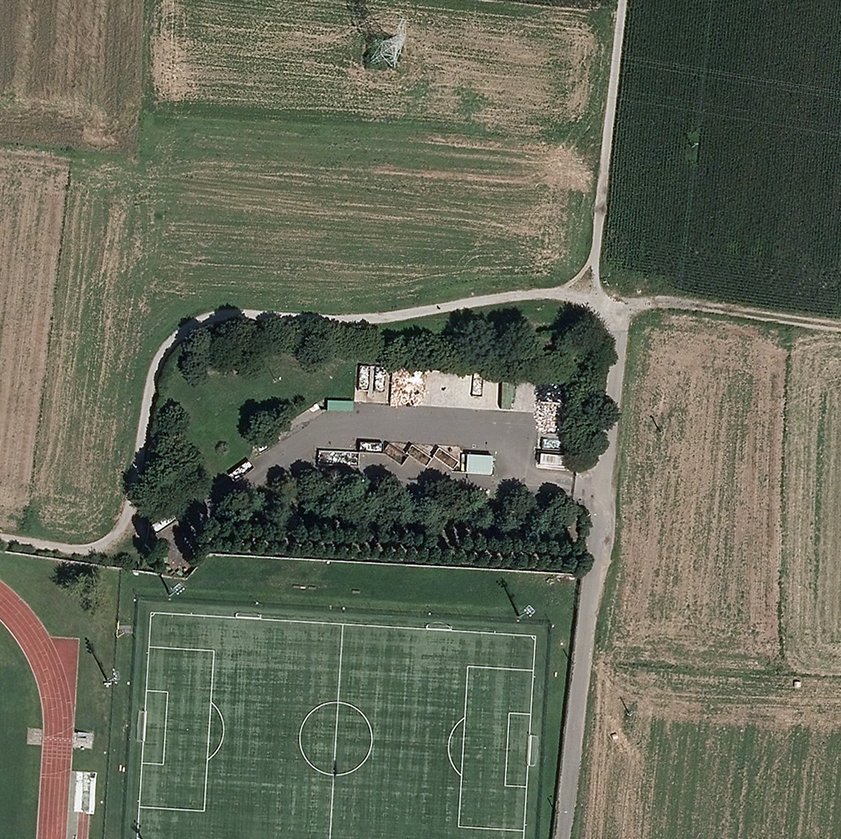
#> input picture backend/model/images/1899.png, 841 x 839 px, shrunk from 1052 x 1050 before the run
$ python visualize_from_json.py
#> lines starting #> are read from the running program, lines starting #| are printed output that depends on the picture; after the words box and inside, x2 and y2 are one past the last pixel; in counts of white or black regions, pixels touching at a corner belong together
#!/usr/bin/env python3
# visualize_from_json.py

import os, sys, json, cv2, numpy as np, matplotlib.pyplot as plt

# ─── USER CONFIG ────────────────────────────────────────────────────────────
IMAGE_FILE = "1899.png"
IMAGES_DIR = "images"
INPUT_JSON = "outputs/1899_annotations.json"
OUTPUT_DIR = "outputs"
ALPHA      = 0.3   # opacity of the red fill
# ────────────────────────────────────────────────────────────────────────────

def main():
    img_path = os.path.join(IMAGES_DIR, IMAGE_FILE)
    if not os.path.isfile(img_path) or not os.path.isfile(INPUT_JSON):
        print("❌ Missing image or JSON", file=sys.stderr)
        sys.exit(1)

    # load image as BGR
    img_bgr = cv2.imread(img_path)
#> img_bgr is the input picture: shape (839, 841, 3); mean B, G, R 87, 103.5, 99.5
    if img_bgr is None:
        print(f"❌ Failed to read {img_path}", file=sys.stderr)
        sys.exit(1)

    # load annotations
    with open(INPUT_JSON) as f:
#> (reads backend/model/outputs/1899_annotations.json from the repository)
        data = json.load(f)

    # we'll blend red fills onto this
    overlay = img_bgr.copy()

    for ann in data["annotations"]:
        # fill each polygon
        for poly in ann["segmentation"]:
            pts = np.array(poly, dtype=np.int32).reshape(-1, 2)
            cv2.fillPoly(overlay, [pts], color=(0, 0, 255))

        # draw the bounding box on the original for clarity
        x1, y1, x2, y2 = map(int, ann["box"])
        cv2.rectangle(img_bgr, (x1, y1), (x2, y2), (0, 255, 0), 2)

        # draw label above box
        label = f'{ann["class"]} {ann["score"]:.2f}'
        cv2.putText(
            img_bgr,
            label,
            (x1, y1 - 10),
            cv2.FONT_HERSHEY_SIMPLEX,
            0.6,
            (255, 255, 0),
            2,
            cv2.LINE_AA
        )
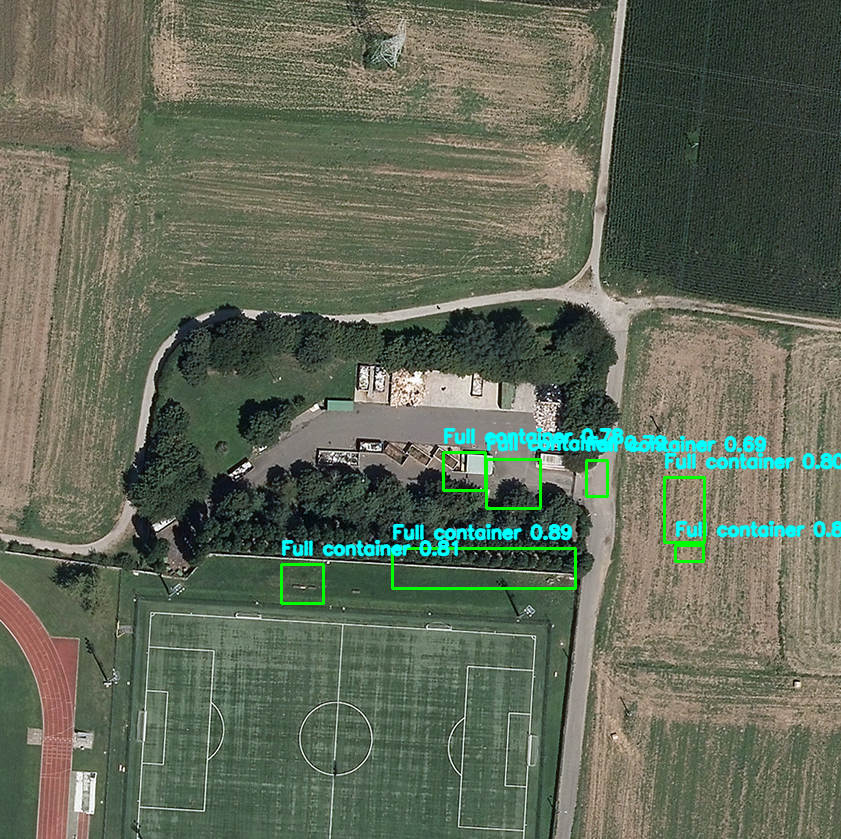
#> img_bgr: shape (839, 841, 3); 2.39% of pixels changed, all inside (x1, y1, x2, y2) = (280, 427, 841, 605)
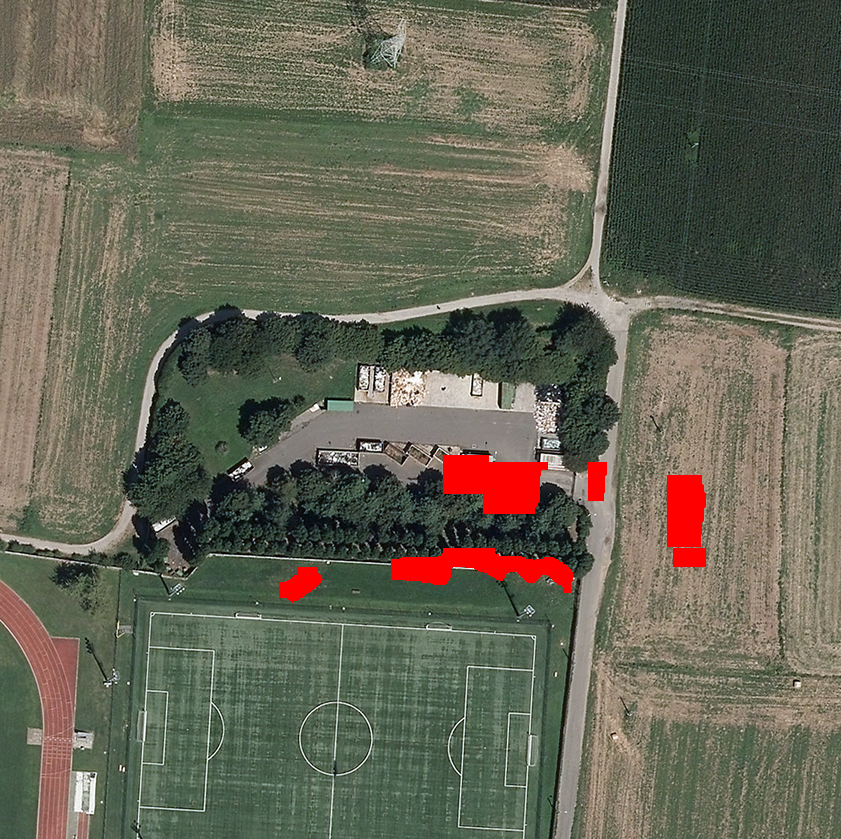
#> overlay: shape (839, 841, 3); 1.94% of pixels changed, all inside (x1, y1, x2, y2) = (279, 455, 706, 603)

    # blend the translucent fill onto the original image
    cv2.addWeighted(overlay, ALPHA, img_bgr, 1 - ALPHA, 0, img_bgr)
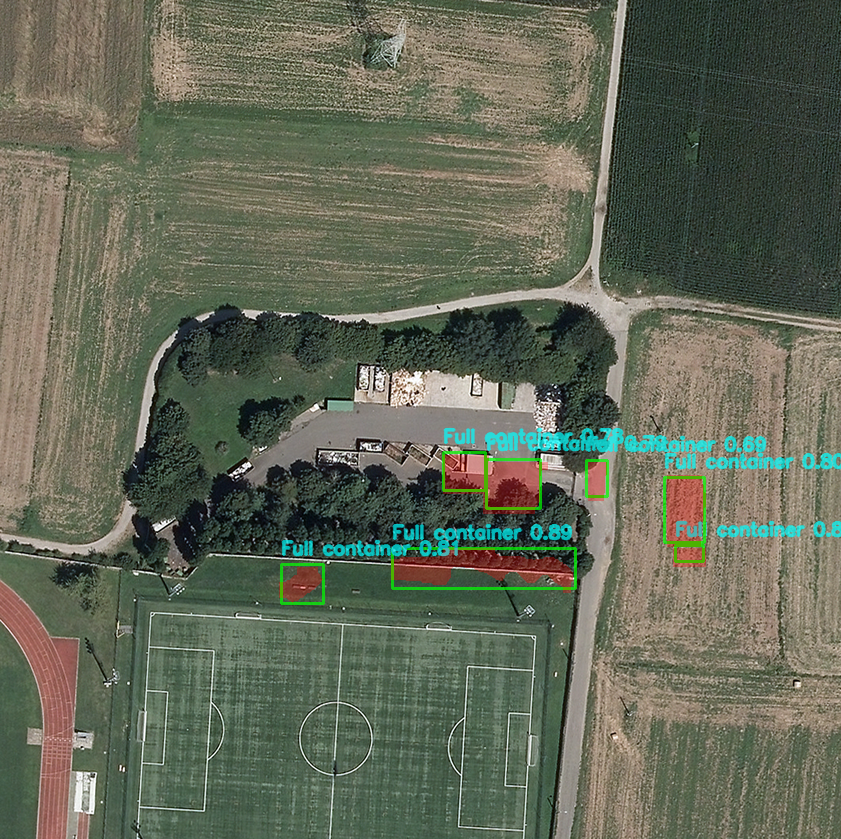
#> img_bgr: shape (839, 841, 3); 4.07% of pixels changed, all inside (x1, y1, x2, y2) = (279, 427, 841, 605)

    # save & display
    os.makedirs(OUTPUT_DIR, exist_ok=True)
    base, _ = os.path.splitext(IMAGE_FILE)
    out_name = f"{base}_fromjson_filled.png"
    out_path = os.path.join(OUTPUT_DIR, out_name)
    cv2.imwrite(out_path, img_bgr)
    print(f"✅ Visualization saved to: {out_path}")

    # show in matplotlib
    img_rgb = cv2.cvtColor(img_bgr, cv2.COLOR_BGR2RGB)
    plt.figure(figsize=(8, 8))
    plt.imshow(img_rgb)
    plt.axis("off")
    plt.title("Filled Segments from JSON")
    plt.show()

if __name__ == "__main__":
    main()
